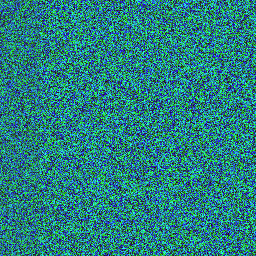
#> input picture test/noise.png, 256 x 256 px, found by its file name
$ python test6.py
#> lines starting #> are read from the running program, lines starting #| are printed output that depends on the picture; after the words box and inside, x2 and y2 are one past the last pixel; in counts of white or black regions, pixels touching at a corner belong together
import Image
# CTF{Living_quiet_in_anoisy_world}
im = Image.open("/home/yuansheng/yuansheng/test/noise.png")
#> im is the input picture: PIL image 256x256 RGB; mean R, G, B 40, 127.5, 127.5
width, height = im.size
#> width = 256; height = 256
pix = im.load()
bgcolor = (255, 255, 255)
im2 = Image.new('RGB', (width, height), bgcolor)
#> im2: PIL image 256x256 RGB; every value is 255
pix2 = im2.load()

count = 0
for x in xrange(0, width):
    for y in xrange(0, height):
        g, b = pix[x, y][1:]
        pix2[g, b] = (0, 0, 0)
        count += 1
        if count == 12000:
            break
    else:
        continue
    break
#> after the loop, count = 12000
im2.show()
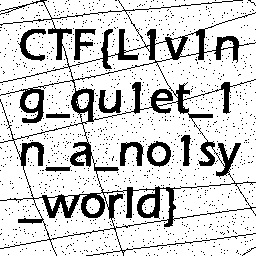
#> shown: PIL image 256x256 RGB; 81.7% white; 1302 black regions (1293 under 20 px), largest, box (x1, y1, x2, y2) and area: (0, 0, 256, 256) 8683, (18, 29, 46, 61) 309, (147, 141, 171, 167) 303
